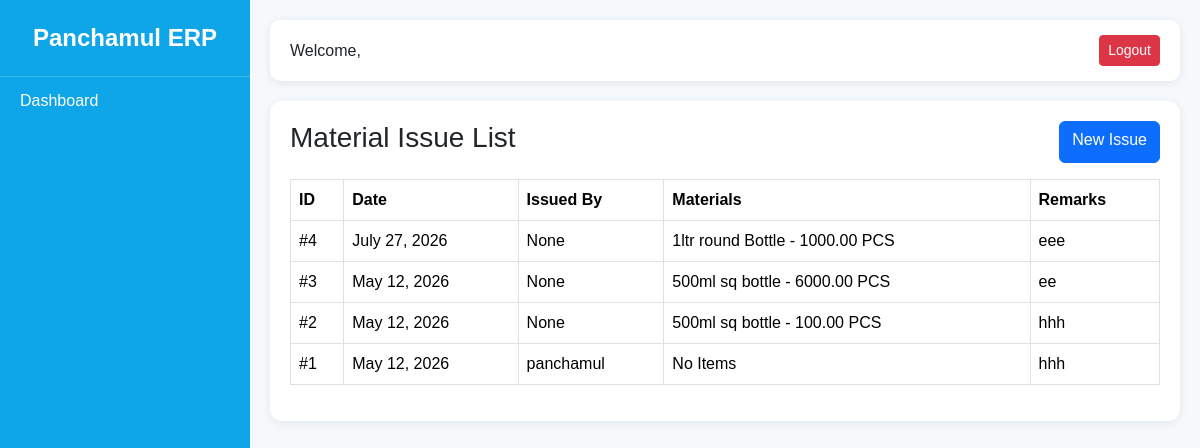
/inventory/issues/, run on an earlier commit of the app's database.
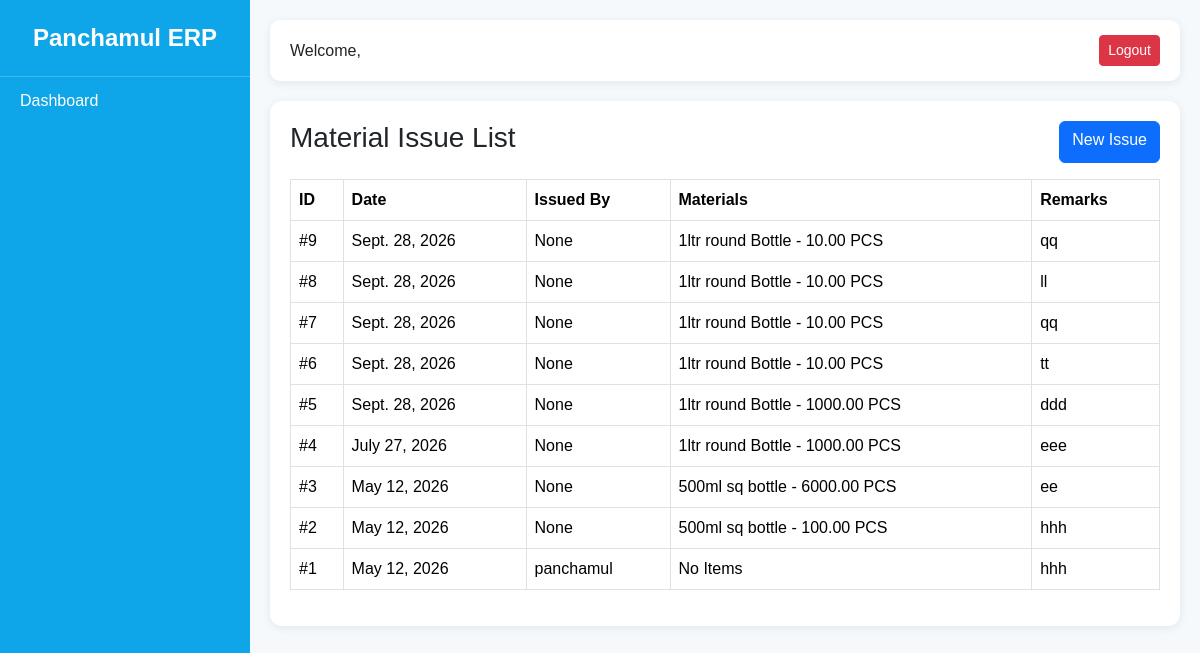
And on a later commit of the database.
### inventory/models.py (models this page shows, shortened)
class MaterialIssue(models.Model):
    issue_date = models.DateField()
    remarks = models.TextField(
        blank=True,
        null=True
    )
    issued_by = models.ForeignKey(
        'accounts.User',
        on_delete=models.SET_NULL,
        null=True
    )
    created_at = models.DateTimeField(
        auto_now_add=True
    )

class MaterialIssueItem(models.Model):
    issue = models.ForeignKey(
        MaterialIssue,
        on_delete=models.CASCADE,
        related_name='items'
    )
    raw_material = models.ForeignKey(
        RawMaterial,
        on_delete=models.CASCADE
    )
    quantity = models.DecimalField(
        max_digits=12,
        decimal_places=2
    )

class RawMaterial(models.Model):
    UNIT_CHOICES = (
        ('PCS', 'Pieces'),
        ('KG', 'Kilogram'),
        ('ROLL', 'Roll'),
        ('LTR', 'Liter'),
    )
    name = models.CharField(
        max_length=200
    )
    unit = models.CharField(
        max_length=20,
        choices=UNIT_CHOICES
    )
    current_stock = models.DecimalField(
        max_digits=12,
        decimal_places=2,
        default=0
    )
    minimum_stock = models.DecimalField(
        max_digits=12,
        decimal_places=2,
        default=0
    )
    is_active = models.BooleanField(
        default=True
    )
    created_at = models.DateTimeField(
        auto_now_add=True
    )

### accounts/models.py (models this page shows)
class User(AbstractUser):
    ROLE_CHOICES = (
        ('SUPER_ADMIN', 'Super Admin'),
        ('COMPANY_STAFF', 'Company Staff'),
        ('DEALER_ADMIN', 'Dealer Admin'),
        ('DEALER_STAFF', 'Dealer Staff'),
    )
    role = models.CharField(
        max_length=20,
        choices=ROLE_CHOICES
    )
    phone = models.CharField(
        max_length=20,
        blank=True,
        null=True
    )
    is_active_user = models.BooleanField(
        default=True
    )
    def __str__(self):
        return self.username

### inventory/views.py (the view)
def issue_list(request):
    issues = MaterialIssue.objects.prefetch_related(
        'items',
        'items__raw_material'
    ).order_by('-id')
    return render(
        request,
        'inventory/issue_list.html',
        {
            'issues': issues
        }
    )

### accounts/context_processors.py (called while the page is built)
def user_permissions(request):
    permissions = {}
    if request.user.is_authenticated:
        perms = ModulePermission.objects.filter(
            user=request.user
        )
        for p in perms:
            permissions[p.module] = p
    return {
        'user_permissions': permissions
    }

### templates/inventory/issue_list.html
{% extends 'dashboard/base.html' %}
{% block content %}
<div class="card-box">
    <div class="d-flex justify-content-between mb-3">
        <h3>Material Issue List</h3>
        <a href="{% url 'issue_create' %}"
           class="btn btn-primary">
            New Issue
        </a>
    </div>
    <table class="table table-bordered">
        <thead>
            <tr>
                <th>ID</th>
                <th>Date</th>
                <th>Issued By</th>
                <th>Materials</th>
                <th>Remarks</th>
            </tr>
        </thead>
        <tbody>
            {% for issue in issues %}
            <tr>
                <td>
                    #{{ issue.id }}
                </td>
                <td>
                    {{ issue.issue_date }}
                </td>
                <td>
                    {{ issue.issued_by }}
                </td>
                <td>
                    {% for item in issue.items.all %}
                        <div>
                            {{ item.raw_material.name }}
                            -
                            {{ item.quantity }}
                            {{ item.raw_material.unit }}
                        </div>
                    {% empty %}
                        No Items
                    {% endfor %}
                </td>
                <td>
                    {{ issue.remarks }}
                </td>
            </tr>
            {% empty %}
            <tr>
                <td colspan="5" class="text-center">
                    No Material Issues Found
                </td>
            </tr>
            {% endfor %}
        </tbody>
    </table>
</div>
{% endblock %}

### templates/dashboard/base.html (shortened to what this page needs)
<!DOCTYPE html>
<html lang="en">
<head>
    <link href="https://cdn.jsdelivr.net/npm/bootstrap@5.3.3/dist/css/bootstrap.min.css"
          rel="stylesheet">
</head>
<body>
<div class="sidebar" id="sidebar">
    <div class="logo">
        Panchamul ERP
    </div>
    {% if request.user.role == 'SUPER_ADMIN' %}
        <a href="{% url 'super_dashboard' %}">
            Dashboard
        </a>
    {% else %}
        <a href="{% url 'staff_dashboard' %}">
            Dashboard
        </a>
    {% endif %}
</div>
<div class="content">
    <div class="topbar d-flex justify-content-between align-items-center">
        <div>
            Welcome,
        </div>
        <div>
            <a href="{% url 'logout' %}"
               class="btn btn-danger btn-sm">
                Logout
            </a>
        </div>
    </div>
    {% block content %}
    {% endblock %}
</div>
</body>
</html>

### templates/dashboard/base.html (style rules this page uses)
body { margin:0; background:#f5f9fc; font-family: Arial, sans-serif; }
.sidebar { width:250px; height:100vh; position:fixed; top:0; left:0; background:#0EA5E9; color:white; overflow-y:auto; }
.logo { text-align:center; padding:20px; font-size:24px; font-weight:bold; border-bottom:1px solid rgba(255,255,255,.2); }
.sidebar a { display:block; padding:12px 20px; color:white; text-decoration:none; transition:.3s; }
.content { margin-left:250px; padding:20px; }
.topbar { background:white; padding:15px 20px; border-radius:10px; box-shadow:0 2px 10px rgba(0,0,0,.08); margin-bottom:20px; }
.card-box { background:white; padding:20px; border-radius:12px; box-shadow:0 2px 10px rgba(0,0,0,.08); margin-bottom:20px; }

What changed in the data, as far as the page shows it:
added MaterialIssue: id "9", issue_date "Sept. 28, 2026", issued_by "None", remarks "qq"
added MaterialIssueItem: raw_material.name "1ltr round Bottle", quantity "10.00", raw_material.unit "PCS", shown under "9"
added MaterialIssue: id "8", issue_date "Sept. 28, 2026", issued_by "None", remarks "ll"
added MaterialIssueItem: raw_material.name "1ltr round Bottle", quantity "10.00", raw_material.unit "PCS", shown under "8"
added MaterialIssue: id "7", issue_date "Sept. 28, 2026", issued_by "None", remarks "qq"
added MaterialIssueItem: raw_material.name "1ltr round Bottle", quantity "10.00", raw_material.unit "PCS", shown under "7"
added MaterialIssue: id "6", issue_date "Sept. 28, 2026", issued_by "None", remarks "tt"
added MaterialIssueItem: raw_material.name "1ltr round Bottle", quantity "10.00", raw_material.unit "PCS", shown under "6"
added MaterialIssue: id "5", issue_date "Sept. 28, 2026", issued_by "None", remarks "ddd"
added MaterialIssueItem: raw_material.name "1ltr round Bottle", quantity "1000.00", raw_material.unit "PCS", shown under "5"
